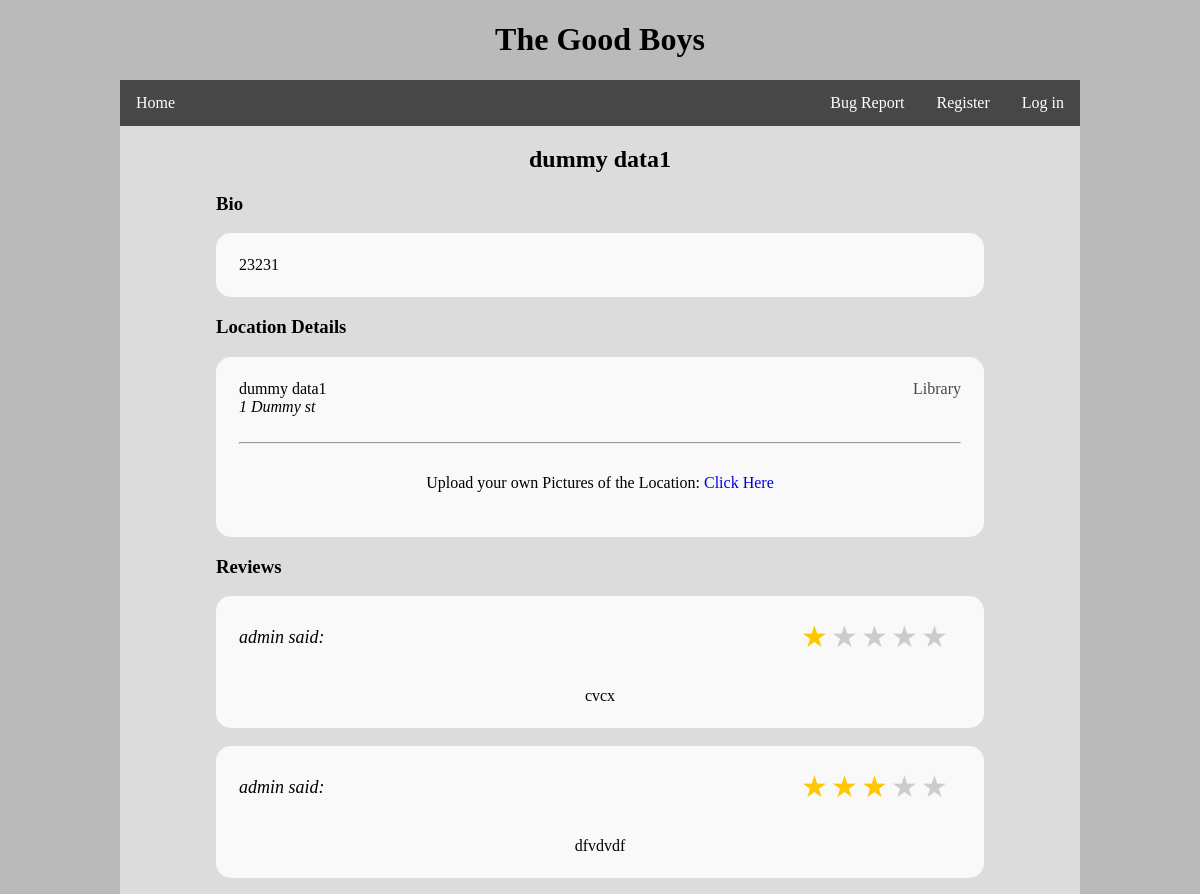
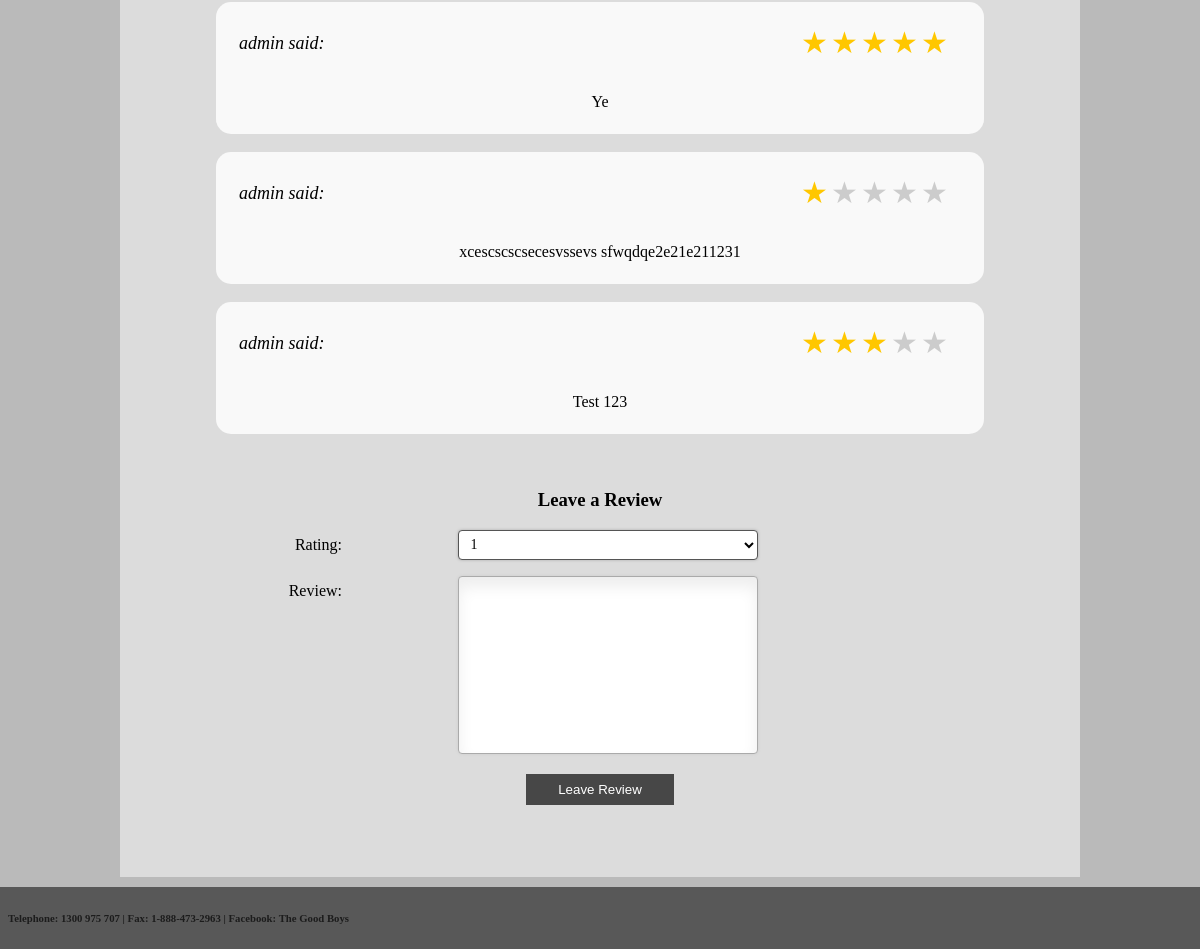
Screenshot of /location/individual/1/ with the database file from the repository (2 pictures, top to bottom).
### sprint1/models.py (models this page shows, shortened)
class Location(models.Model):
    locationName = models.CharField(max_length=254, null=True)
    latitude = models.FloatField(null=True)
    longitude = models.FloatField(null=True)
    locationAddress = models.CharField(max_length=254, null=True)
    locationBio = models.TextField(max_length=511, null=True)
    locationType = models.IntegerField(null=True)
    locationImagePath = models.CharField(max_length=127, null=True)

class Review(models.Model):
    user = models.ForeignKey(Profile)
    location = models.ForeignKey(Location)
    reviewText = models.TextField(max_length=1023)
    rating = models.IntegerField(default=1, choices=ratings)

### sprint1/views.py (the view)
# urls.py: url(r'^location/individual/(?P<location_id>[0-9]+)/$', views.locations, name='locations'),
def locations(request, location_id):
    if (request.user.is_authenticated()):
        submitButton = '<button class="pretty-button" type="submit" >Leave Review</button><br />'
        navBar = navBarFunc(request)
    else:
        navBar = navBarFunc(request)
        submitButton = '<button class="pretty-button" type="submit" disabled>Leave Review</button><br /><br /><div class="centered-content">You need to be logged in to submit a review</div>'
    try:
        locationId = int(location_id)
        l = Location.objects.get(id=locationId)
        locationName = l.locationName
        locationBio = l.locationBio
        locationAddress = l.locationAddress
        locationTypeId = l.locationType
    except:
        notification = "This location does not exist"
        context_dict = {'navBar' : navBar, 'notification' : notification,}
        return render(request, 'notification.html', context=context_dict)
    tags = ""
    locationType = locationTypeOutput(locationTypeId)
    if request.method == 'POST':
        form = ReviewForm(request.POST)
        if form.is_valid():
            instance = form.save(commit=False)
            instance.location_id = locationId
            instance.user = Profile.objects.get(user=(request.user))
            instance.save()
            return HttpResponseRedirect("/")
    else:
        form = ReviewForm()
    ReviewList = ReviewOutput(locationId)
    context_dict = {'submitButton': submitButton, 'form': form, 'ReviewList': ReviewList, 'navBar' : navBar, 'location_id' : location_id, 'locationName': locationName, 'locationBio': locationBio, 'locationAddress': locationAddress, 'locationType': locationType}
    return render(request, 'viewLocation.html', context=context_dict)

### sprint1/forms.py
class ReviewForm(ModelForm):
    class Meta:
        model = Review
        fields = ['rating', 'reviewText']
        labels = {'reviewText': 'Review', 'rating': 'Rating'}

### sprint1/models.py (called while the page is built)
    def __str__(self):
        return self.user.username

### sprint1/views.py (called while the page is built)
def locationTypeOutput(locationTypeId):
    if locationTypeId == 1:
        return "Library"
    elif locationTypeId == 2:
        return "Hotel"
    elif locationTypeId == 3:
        return "University"
    elif locationTypeId == 4:
        return "Museum"
    elif locationTypeId == 5:
        return "Public Space"
    else:
        return ""

### templates/viewLocation.html (shortened to what this page needs)
{% extends 'base.html' %}
{% load widget_tweaks %}
{% block content %}
<h2 style="width: 100%; text-align: center;">{{ locationName }}</h2>
<h3 style="margin-left: 10%">Bio</h3>
<table class="info" width="80%" align="center">
    <tbody>
        <tr>
            <td>
                {{ locationBio }}
            </td>
        </tr>
    </tbody>
</table>
<form>
    <h3 style="margin-left: 10%">Location Details</h3>
    <table class="info" width="80%" align="center">
        <tr>
            <td>
                {{ locationName }}
                <span style="float:right; color: #474747;">{{ locationType }}</span><br />
                <i>{{ locationAddress }}</i><br />
                <br />
                <hr />
            </td>
        </tr>
        <tr>
            <td>
        <br />
                <div class="centered-content">
                    <label for="picture">Upload your own Pictures of the Location: <a href="../../../imageform/">Click Here</a></label>
                </div>
            </td>
        </tr>
        <tr>
            <td>
            </td>
        </tr>
    </table>
    <h3 style="margin-left: 10%">Reviews</h3>
    {% autoescape off %}
        {% for review in ReviewList %}
            {{ review }}
        {% endfor %}
    {% endautoescape %}
        <br />
</form>
<h3 style="text-align:center;">Leave a Review</h3>
<center>
<form method="post">
  <div class="form" style="margin-right: 220px;">
  {% for field in form.visible_fields %}
  <ul>
    <li>
      {{ field.label_tag }}
      {% render_field field %}
    </li>
  </ul>
  {% endfor %}
  </div>
  <div class="form-actions">
    <button type="submit">Leave Review</button>
  </div>
</form>
</center>
<br />
<br />
{% endblock %}

### static/css/styles.css (style rules this page uses)
html { background-color: #BABABA; box-sizing: border-box; font-family: 'Source Sans Pro', sans-serif; }
*, *:before, *:after { box-sizing: inherit; }
.rate { border: none; margin: 0 auto; float: right; height: 46px; padding: 0 10px; pointer-events: none }
.review-name { display: block; float: left; font-style: italic; margin-top: 8px; font-size: 18px; }
.rating-text { display: block; text-align: center; margin-top: 50px; }
.info { border: none; background-color: #F9F9F9; }
.nav-wrap ul { list-style-type: none; margin: 0; padding: 0; overflow: hidden; background-color: #474747; }
.nav-wrap li.right { float: right; }
.nav-wrap li { float: left; }
.nav-wrap li a { display: block; color: white; text-decoration: none; padding: 14px 16px; -webkit-transition-duration: 0.2s; transition-duration: 0.2s; }
button { background-color: #474747; border: none; color: white; padding: 8px 32px; text-align: center; text-decoration: none; display: inline-block; -webkit-transition-duration: 0.4s; transition-duration: 0.4s; cursor: pointer; }
body { position: relative; margin: 0; min-height: 100%; font-family: 'Arial Rounded MT'; color: black; }
table { border-radius: 15px; border: 2px solid #000000; background: #FFFFFF; padding: 20px; }
a { text-decoration: none; }
.centered-content { text-align: center; }
.form ul { width: 750px; list-style-type: none; list-style-position: outside; padding: 0px; }
.form li { position: relative; }
.form label { width: 150px; margin-left: 10%; margin-top: 3px; display: inline-block; float: left; padding: 3px; text-align: right; }
.form input, .form select, .form input:disabled { height: 30px; width: 300px; padding: 5px 8px; font-size: 14px; font-family: inherit; }
.form textarea { padding: 8px; width: 300px; resize: none; font-size: 14px; font-family: inherit; }
.form input, .form select, .form textarea, .form input:disabled { border: 1px solid #aaa; box-shadow: 0px 0px 3px #ccc, 0 10px 15px #eee inset; border-radius: 4px; }
.form input:focus, .form select, .form textarea:focus { background: #fff; border: 1px solid #555; box-shadow: 0 0 3px #aaa; }
.rate:not(:checked) > label { float: right; width: 1em; overflow: hidden; white-space: nowrap; cursor: pointer; font-size: 30px; color: #ccc; }
.rate:not(:checked) > label:before { content: '★ '; }
.rate > input:checked ~ label { color: #ffc700; }

### rows the page displays
Location: locationName "dummy data1", locationBio "23231", locationAddress "1 Dummy st"
Review: reviewText "admin said: cvcx"
Review: reviewText "admin said: dfvdvdf"
Review: reviewText "admin said: xcescscscsecesvssevs sfwqdqe2e21e211231"
Review: reviewText "admin said: Test 123"

### other values shown
{{ navBar }} "Home Log in Register Bug Report"
{{ locationType }} "Library"
{{ review }} "admin said: Ye"
{{ field.label_tag }} "Rating:" "Review:"
